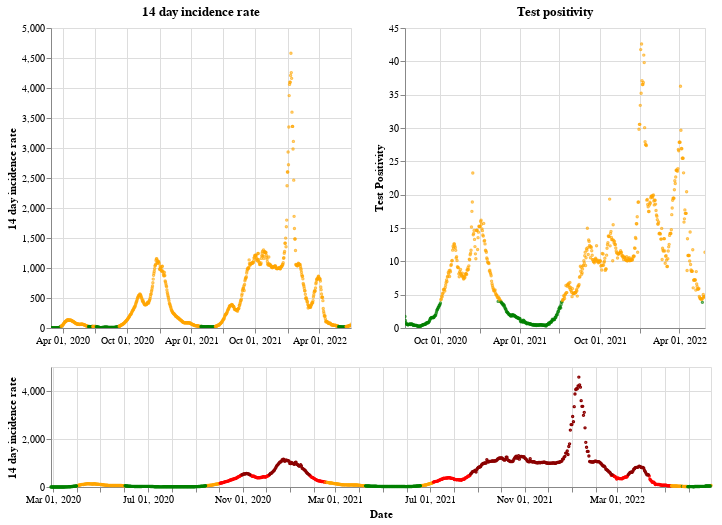

Notebook source saved alongside this figure:
### Markdown cell above
## Wales

### Code cell
plot_traffic_light('Wales')

### Figure 1 — Vega-Lite specification as saved in the notebook (floating-point values rounded to 4 significant figures; data arrays with more than 128 entries replaced by an {"elided": "..."} marker saying what was removed)
{"config": {"view": {"continuousWidth": 400, "continuousHeight": 300}}, "vconcat": [{"hconcat": [{"mark": {"type": "point", "size": 2}, "encoding": {"color": {"condition": {"value": "green", "test": "(datum.twoWeeklyCasesRate <= 25)"}, "value": "orange"}, "tooltip": [{"type": "nominal", "field": "areaName"}, {"type": "temporal", "field": "date"}, {"type": "quantitative", "field": "twoWeeklyCasesRate"}, {"type": "quantitative", "field": "testPositivity"}], "x": {"type": "temporal", "axis": {"title": ""}, "field": "date", "scale": {"domain": {"selection": "DateBrush"}}, "timeUnit": "yearmonthdate"}, "y": {"type": "quantitative", "axis": {"title": "14 day incidence rate"}, "field": "twoWeeklyCasesRate"}}, "title": "14 day incidence rate", "width": 300}, {"mark": {"type": "point", "size": 2}, "encoding": {"color": {"condition": {"value": "green", "test": "(datum.testPositivity <= 4)"}, "value": "orange"}, "tooltip": [{"type": "nominal", "field": "areaName"}, {"type": "temporal", "field": "date"}, {"type": "quantitative", "field": "twoWeeklyCasesRate"}, {"type": "quantitative", "field": "testPositivity"}], "x": {"type": "temporal", "axis": {"title": ""}, "field": "date", "scale": {"domain": {"selection": "DateBrush"}}, "timeUnit": "yearmonthdate"}, "y": {"type": "quantitative", "axis": {"title": "Test Positivity"}, "field": "testPositivity"}}, "title": "Test positivity", "width": 300}]}, {"layer": [{"mark": {"type": "point", "size": 2}, "encoding": {"color": {"condition": {"value": "orange", "test": "(((datum.testPositivity < 4) && (datum.twoWeeklyCasesRate >= 50)) && (datum.twoWeeklyCasesRate < 200))"}, "value": "red"}, "opacity": {"condition": {"value": 1, "test": "((datum.twoWeeklyCasesRate >= 50) && (datum.twoWeeklyCasesRate < 500))"}, "value": 0}, "tooltip": [{"type": "nominal", "field": "areaName"}, {"type": "temporal", "field": "date"}, {"type": "quantitative", "field": "twoWeeklyCasesRate"}, {"type": "quantitative", "field": "testPositivity"}], "x": {"type": "temporal", "axis": {"title": "Date"}, "field": "date", "timeUnit": "yearmonthdate"}, "y": {"type": "quantitative", "axis": {"title": "14 day incidence rate"}, "field": "twoWeeklyCasesRate"}}, "selection": {"DateBrush": {"type": "interval", "encodings": ["x"], "fields": ["Time"]}}}, {"mark": {"type": "point", "size": 2}, "encoding": {"color": {"value": "darkred"}, "opacity": {"condition": {"value": 1, "test": "(datum.twoWeeklyCasesRate >= 500)"}, "value": 0}, "tooltip": [{"type": "nominal", "field": "areaName"}, {"type": "temporal", "field": "date"}, {"type": "quantitative", "field": "twoWeeklyCasesRate"}, {"type": "quantitative", "field": "testPositivity"}], "x": {"type": "temporal", "axis": {"title": "Date"}, "field": "date", "timeUnit": "yearmonthdate"}, "y": {"type": "quantitative", "axis": {"title": "14 day incidence rate"}, "field": "twoWeeklyCasesRate"}}}, {"mark": {"type": "point", "size": 2}, "encoding": {"color": {"condition": {"value": "green", "test": "((datum.testPositivity < 4) && (datum.twoWeeklyCasesRate < 50))"}, "value": "orange"}, "opacity": {"condition": {"value": 1, "test": "(datum.twoWeeklyCasesRate < 50)"}, "value": 0}, "tooltip": [{"type": "nominal", "field": "areaName"}, {"type": "temporal", "field": "date"}, {"type": "quantitative", "field": "twoWeeklyCasesRate"}, {"type": "quantitative", "field": "testPositivity"}], "x": {"type": "temporal", "axis": {"title": "Date"}, "field": "date", "timeUnit": "yearmonthdate"}, "y": {"type": "quantitative", "axis": {"title": "14 day incidence rate"}, "field": "twoWeeklyCasesRate"}}}], "height": 120, "width": 660}], "data": {"name": "data-6400d41d55eca5b3bd351f7ed89028e2"}, "$schema": "https://vega.github.io/schema/vega-lite/v4.8.1.json", "datasets": {"data-6400d41d55eca5b3bd351f7ed89028e2": {"elided": "855 records"}}}
